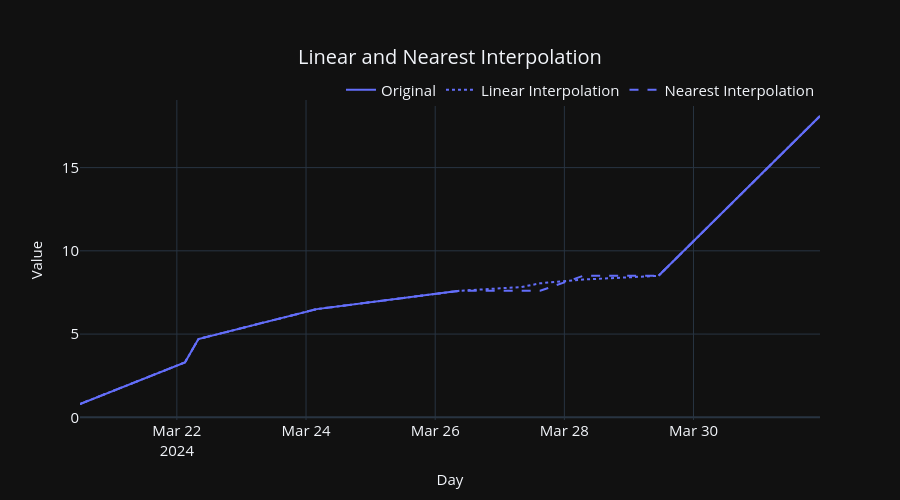

This figure's notebook cell:
### Code cell
fig = px.line(plot_df, x='datetime', y=['value'], line_dash='series', title='Linear and Nearest Interpolation')

fig = format_plot(fig, ['Original', 'Linear Interpolation', 'Nearest Interpolation'])

fig.show()

### Figure 1 — Plotly figure (JSON) as saved in the notebook; plotly's stock layout.template omitted (floating-point values rounded to 4 significant figures)
{"data": [{"hovertemplate": "variable=value<br>series=pm2_5_1_hr<br>datetime=%{x}<br>_value=%{y}<extra></extra>", "legendgroup": "value, pm2_5_1_hr", "line": {"color": "#636efa", "dash": "solid"}, "marker": {"symbol": "circle"}, "mode": "lines", "name": "Original", "orientation": "v", "showlegend": true, "x": ["2024-03-20T12:00:00.000000000", "2024-03-22T03:00:00.000000000", "2024-03-22T08:00:00.000000000", "2024-03-24T04:00:00.000000000", "2024-03-26T09:00:00.000000000", "2024-03-27T08:00:00.000000000", "2024-03-27T15:00:00.000000000", "2024-03-28T07:00:00.000000000", "2024-03-29T11:00:00.000000000", "2024-03-31T23:00:00.000000000"], "xaxis": "x", "y": [0.8, 3.3, 4.7, 6.5, 7.6, NaN, NaN, NaN, 8.5, 18.1], "yaxis": "y", "type": "scatter"}, {"hovertemplate": "variable=value<br>series=linear_interpolation<br>datetime=%{x}<br>_value=%{y}<extra></extra>", "legendgroup": "value, linear_interpolation", "line": {"color": "#636efa", "dash": "dot"}, "marker": {"symbol": "circle"}, "mode": "lines", "name": "Linear Interpolation", "orientation": "v", "showlegend": true, "x": ["2024-03-20T12:00:00.000000000", "2024-03-22T03:00:00.000000000", "2024-03-22T08:00:00.000000000", "2024-03-24T04:00:00.000000000", "2024-03-26T09:00:00.000000000", "2024-03-27T08:00:00.000000000", "2024-03-27T15:00:00.000000000", "2024-03-28T07:00:00.000000000", "2024-03-29T11:00:00.000000000", "2024-03-31T23:00:00.000000000"], "xaxis": "x", "y": [0.8, 3.3, 4.7, 6.5, 7.6, 7.825, 8.05, 8.275, 8.5, 18.1], "yaxis": "y", "type": "scatter"}, {"hovertemplate": "variable=value<br>series=nearest_interpolation<br>datetime=%{x}<br>_value=%{y}<extra></extra>", "legendgroup": "value, nearest_interpolation", "line": {"color": "#636efa", "dash": "dash"}, "marker": {"symbol": "circle"}, "mode": "lines", "name": "Nearest Interpolation", "orientation": "v", "showlegend": true, "x": ["2024-03-20T12:00:00.000000000", "2024-03-22T03:00:00.000000000", "2024-03-22T08:00:00.000000000", "2024-03-24T04:00:00.000000000", "2024-03-26T09:00:00.000000000", "2024-03-27T08:00:00.000000000", "2024-03-27T15:00:00.000000000", "2024-03-28T07:00:00.000000000", "2024-03-29T11:00:00.000000000", "2024-03-31T23:00:00.000000000"], "xaxis": "x", "y": [0.8, 3.3, 4.7, 6.5, 7.6, 7.6, 7.6, 8.5, 8.5, 18.1], "yaxis": "y", "type": "scatter"}], "layout": {"xaxis": {"anchor": "y", "domain": [0.0, 1.0], "title": {"text": "Day", "font": {"size": 15}}, "tickfont": {"size": 15}}, "yaxis": {"anchor": "x", "domain": [0.0, 1.0], "title": {"text": "Value", "font": {"size": 15}}, "tickfont": {"size": 15}}, "legend": {"title": {"text": ""}, "tracegroupgap": 0, "font": {"size": 15}, "orientation": "h", "yanchor": "bottom", "y": 0.98, "xanchor": "right", "x": 1}, "title": {"text": "Linear and Nearest Interpolation", "font": {"size": 20}, "x": 0.5, "xanchor": "center", "yanchor": "top"}, "autosize": false, "width": 900, "height": 500}}
